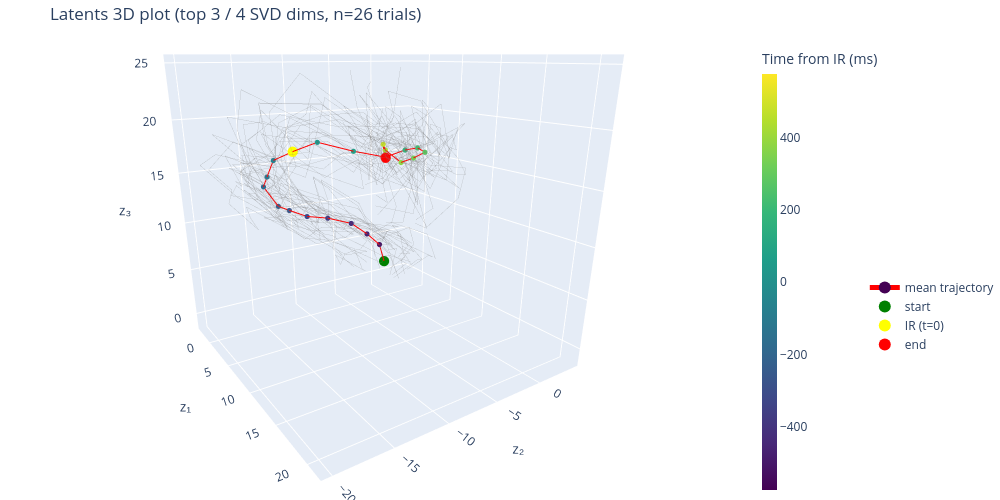

The cell this chart's notebook holds for it:
### Code cell
import plotly.graph_objects as go
import numpy as np

def plot_latent_phase_portrait(means_rot, edges_ms, alpha_trials=0.3):
    num_trials, num_timesteps, _ = means_rot.shape
    mean_across_trials = means_rot.mean(axis=0)
    t_ms = 0.5 * (edges_ms[:-1] + edges_ms[1:])

    ir_idx = int(jnp.argmin(jnp.abs(t_ms)))
    x, y, z = mean_across_trials[:, 0], mean_across_trials[:, 1], mean_across_trials[:, 2]

    fig = go.Figure()

    # individual trials
    for trial in range(num_trials):
        fig.add_trace(go.Scatter3d(
            x=means_rot[trial, :, 0],
            y=means_rot[trial, :, 1],
            z=means_rot[trial, :, 2],
            mode="lines",
            line=dict(color="gray", width=1),
            opacity=alpha_trials,
            showlegend=False,
        ))

    # mean trajectory colored by time
    fig.add_trace(go.Scatter3d(
        x=x, y=y, z=z,
        mode="markers+lines",
        marker=dict(size=3, color=t_ms, colorscale="Viridis", showscale=True,
            colorbar=dict(title="Time from IR (ms)", thickness=15, x=1.0)),
        line=dict(color="red", width=2),
        name="mean trajectory",
    ))

    # start / IR / end markers
    for px, py, pz, label, color in [
        (x[0],       y[0],       z[0],       "start",   "green"),
        (x[ir_idx],  y[ir_idx],  z[ir_idx],  "IR (t=0)","yellow"),
        (x[-1],      y[-1],      z[-1],       "end",     "red"),
    ]:
        fig.add_trace(go.Scatter3d(
            x=[px], y=[py], z=[pz],
            mode="markers",
            marker=dict(size=6, color=color),
            name=label,
        ))

    fig.update_layout(
        title=f"Latents 3D plot (top 3 / 4 SVD dims, n={num_trials} trials)",
        scene=dict(xaxis_title="z₁", yaxis_title="z₂", zaxis_title="z₃", aspectmode="cube"),  # equal box, each axis same physical length
        legend=dict(itemsizing="constant", x=1.15, y=0.4),
        margin=dict(l=0, r=0, b=0, t=40),
        width=1000,
        height=500,
    )
    colorbar=dict(title="Time from IR (ms)", thickness=15, x=1.0)
    return fig

fig = plot_latent_phase_portrait(means_fit_rot, edges_ms)
fig.update_layout(scene_camera=dict(
    eye=dict(x=1.5, y=-1, z=0.5),
    center=dict(x=0, y=0, z=-0.2))
)
fig.show()
